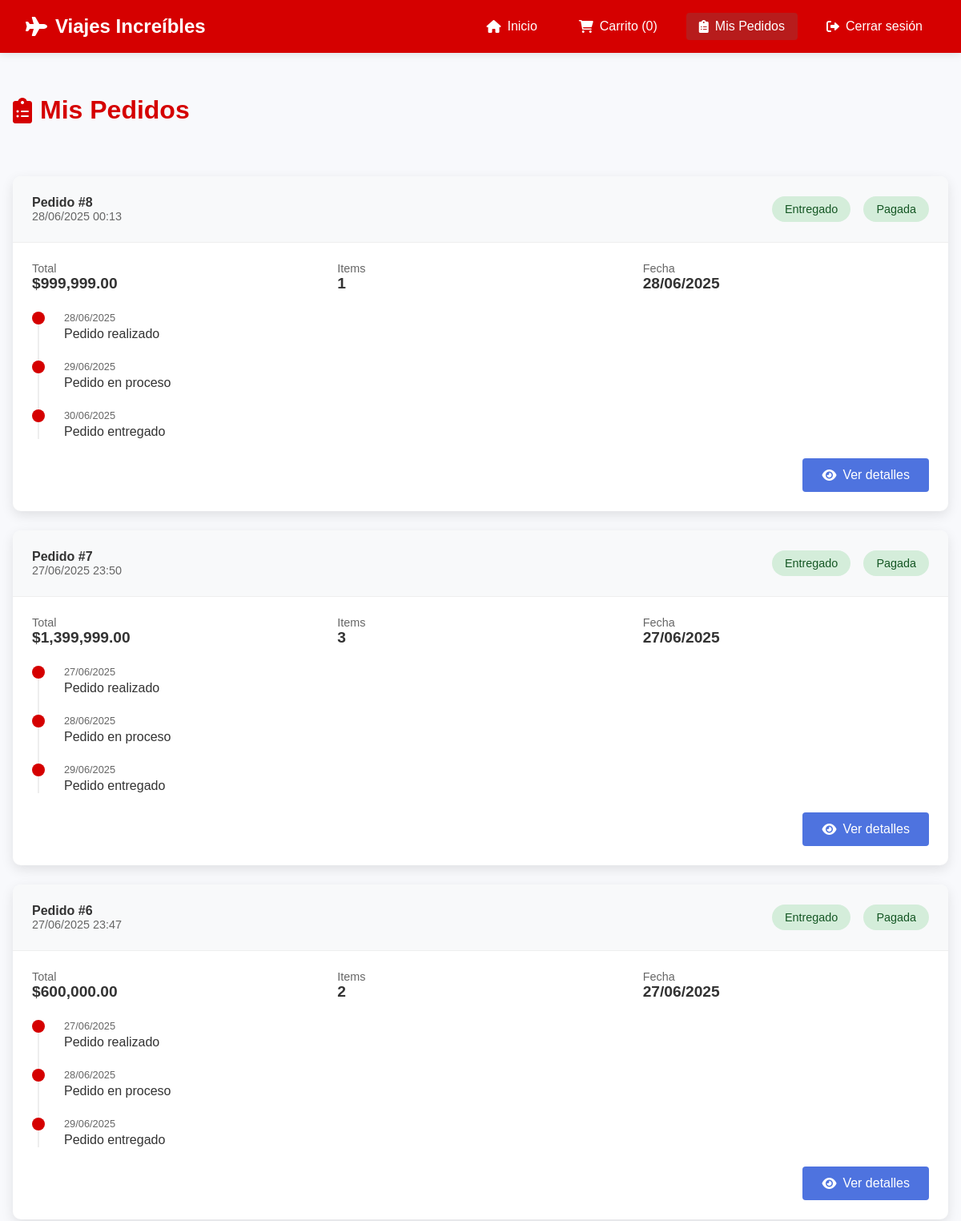
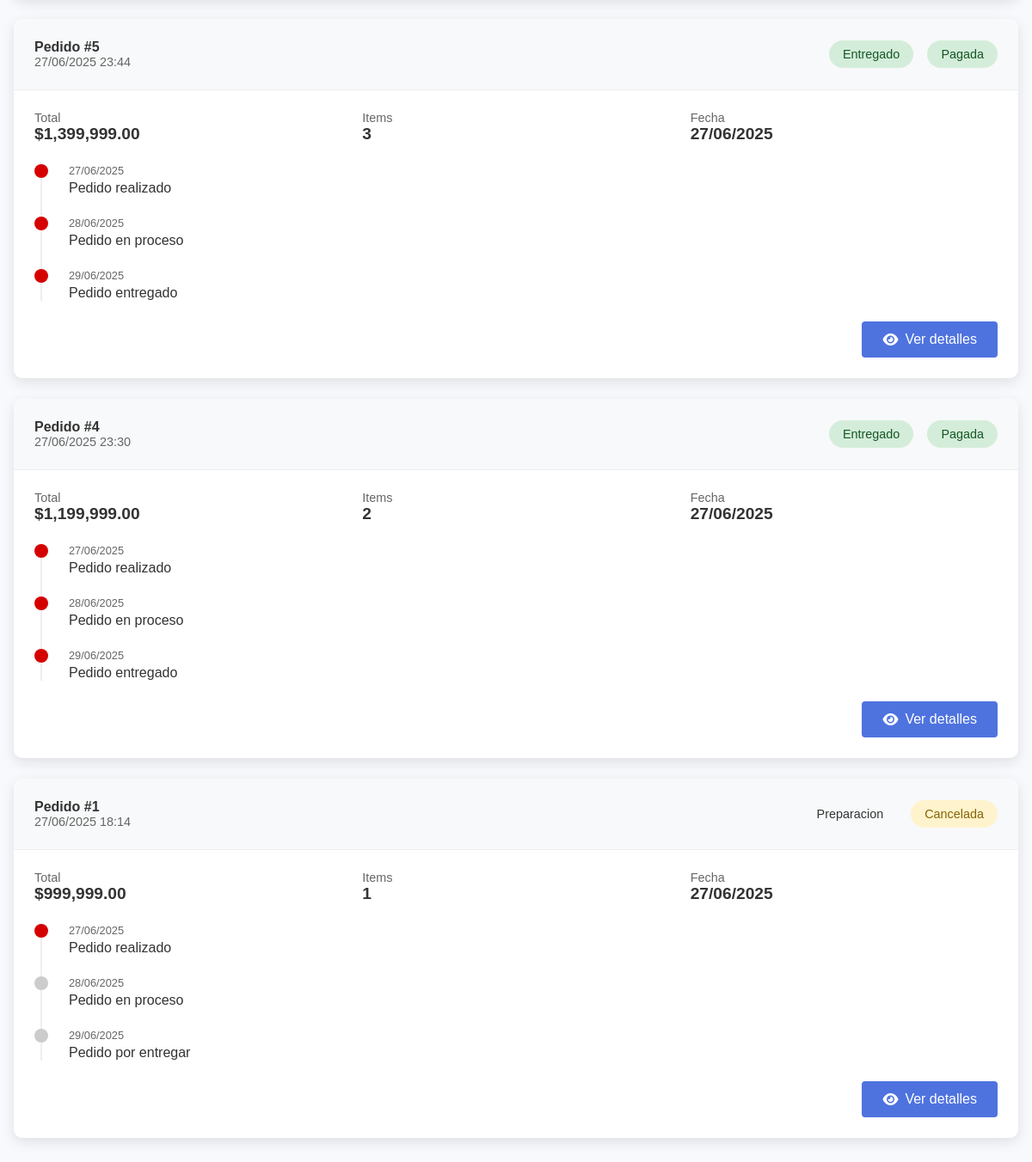
Page /mis_pedidos.php (signed in) on the committed database (2 pictures, top to bottom).
### tables this page shows
CREATE TABLE `compras` (
  `id` int(11) NOT NULL,
  `usuario_id` int(11) NOT NULL,
  `productos` text NOT NULL,
  `precio` decimal(10,2) NOT NULL,
  `fecha` datetime DEFAULT current_timestamp(),
  `estado_id` int(11) DEFAULT 1
);

CREATE TABLE `estados_pedido` (
  `id` int(11) NOT NULL,
  `nombre` varchar(50) NOT NULL,
  `descripcion` varchar(255) DEFAULT NULL
);

### mis_pedidos.php (the view, shortened to what this page needs)
<?php
require_once 'header.php';
$query = "SELECT c.id, c.fecha, e.nombre as estado,
                 COUNT(ci.id) as items_count,
                 SUM(ci.cantidad * ci.precio_unitario) as total,
                 f.estado as estado_pago
          FROM compras c
          JOIN estados_pedido e ON c.estado_id = e.id
          JOIN compra_items ci ON c.id = ci.compra_id
          JOIN facturas f ON c.id = f.compra_id
          WHERE c.usuario_id = ?
          GROUP BY c.id
          ORDER BY c.fecha DESC";
$stmt = $conexion->prepare($query);
$stmt->bind_param("i", $_SESSION['user_id']);
$stmt->execute();
$pedidos = $stmt->get_result()->fetch_all(MYSQLI_ASSOC);
?>
<!DOCTYPE html>
<html lang="es">
<head>
    <link rel="stylesheet" href="styles.css">
    <link rel="stylesheet" href="https://cdnjs.cloudflare.com/ajax/libs/font-awesome/6.0.0-beta3/css/all.min.css">
    <link rel="stylesheet" href="https://cdnjs.cloudflare.com/ajax/libs/animate.css/4.1.1/animate.min.css">
</head>
<body>
    <main class="orders-container">
        <div class="orders-header">
            <h1 class="orders-title animate__animated animate__fadeIn"><i class="fas fa-clipboard-list"></i> Mis Pedidos</h1>
        </div>
        <?php if (empty($pedidos)): ?>
            <div class="empty-orders animate__animated animate__fadeIn">
                <i class="fas fa-box-open"></i>
                <h2>No tienes pedidos registrados</h2>
                <p>¡Empieza a explorar nuestros paquetes y haz tu primera reserva!</p>
                <a href="home.php" class="btn btn-primary" style="margin-top: 1rem;">
                    <i class="fas fa-suitcase"></i> Ver paquetes
                </a>
            </div>
        <?php else: ?>
            <div class="orders-grid">
                <?php foreach ($pedidos as $pedido): ?>
                <div class="order-card animate__animated animate__fadeInUp">
                    <div class="order-header">
                        <div>
                            <div class="order-id">Pedido #<?= $pedido['id'] ?></div>
                            <div class="order-date"><?= date('d/m/Y H:i', strtotime($pedido['fecha'])) ?></div>
                        </div>
                        <div class="order-status">
                            <span class="status-badge status-<?= $pedido['estado'] ?>">
                                <?= ucfirst($pedido['estado']) ?>
                            </span>
                            <span class="status-badge <?= $pedido['estado_pago'] == 'pagada' ? 'status-entregado' : 'status-pendiente' ?>">
                                <?= ucfirst($pedido['estado_pago']) ?>
                            </span>
                        </div>
                    </div>
                    <div class="order-body">
                        <div class="order-summary">
                            <div class="summary-item">
                                <span class="summary-label">Total</span>
                                <span class="summary-value">$<?= number_format($pedido['total'], 2) ?></span>
                            </div>
                            <div class="summary-item">
                                <span class="summary-label">Items</span>
                                <span class="summary-value"><?= $pedido['items_count'] ?></span>
                            </div>
                            <div class="summary-item">
                                <span class="summary-label">Fecha</span>
                                <span class="summary-value"><?= date('d/m/Y', strtotime($pedido['fecha'])) ?></span>
                            </div>
                        </div>
                        <div class="timeline">
                            <div class="timeline-item">
                                <div class="timeline-dot"></div>
                                <div class="timeline-content">
                                    <div class="timeline-date"><?= date('d/m/Y', strtotime($pedido['fecha'])) ?></div>
                                    <div class="timeline-text">Pedido realizado</div>
                                </div>
                            </div>
                            <div class="timeline-item">
                                <div class="timeline-dot" style="background: <?= in_array($pedido['estado'], ['entregado', 'proceso']) ? '#d50000' : '#ccc' ?>"></div>
                                <div class="timeline-content">
                                    <div class="timeline-date"><?= date('d/m/Y', strtotime($pedido['fecha']) + 86400) ?></div>
                                    <div class="timeline-text">Pedido en proceso</div>
                                </div>
                            </div>
                            <div class="timeline-item">
                                <div class="timeline-dot" style="background: <?= $pedido['estado'] == 'entregado' ? '#d50000' : '#ccc' ?>"></div>
                                <div class="timeline-content">
                                    <div class="timeline-date"><?= date('d/m/Y', strtotime($pedido['fecha']) + 172800) ?></div>
                                    <div class="timeline-text">Pedido <?= $pedido['estado'] == 'entregado' ? 'entregado' : 'por entregar' ?></div>
                                </div>
                            </div>
                        </div>
                        <div class="order-actions">
                            <a href="detalle_pedido.php?id=<?= $pedido['id'] ?>" class="btn btn-primary">
                                <i class="fas fa-eye"></i> Ver detalles
                            </a>
                        </div>
                    </div>
                </div>
                <?php endforeach; ?>
            </div>
        <?php endif; ?>
    </main>
</body>
</html>

### styles.css (style rules this page uses)
:root { --primary: #d50000; --primary-dark: #b71c1c; --secondary: #4e73df; --success: #1cc88a; --warning: #f6c23e; --danger: #e74a3b; --light: #f8f9fc; --dark: #5a5c69; }
body { font-family: 'Nunito', sans-serif; background-color: #f8f9fc; margin: 0; padding: 0; color: #333; }
.btn { display: inline-flex; align-items: center; gap: 8px; padding: 0.5rem 1rem; border-radius: 4px; text-decoration: none; color: white; font-weight: 500; transition: all 0.3s; border: none; cursor: pointer; font-size: 0.9rem; }
.btn-primary { background-color: var(--secondary); }
.cart-container, .orders-container, .package-detail-container { max-width: 1200px; margin: 2rem auto; padding: 0 1rem; }
.cart-title, .orders-title { color: var(--primary); margin-bottom: 2rem; display: flex; align-items: center; gap: 10px; }
.order-card { background-color: white; border-radius: 8px; box-shadow: 0 4px 10px rgba(0,0,0,0.05); overflow: hidden; }
.order-header { display: flex; justify-content: space-between; align-items: center; padding: 1rem 1.5rem; background-color: #f9f9f9; border-bottom: 1px solid #eee; }
.order-id { display: flex; flex-direction: column; }
.order-date { font-size: 0.85rem; color: #777; }
.order-status { display: flex; gap: 10px; }
.status-badge, .payment-status { padding: 0.35rem 0.75rem; border-radius: 50px; font-size: 0.85rem; font-weight: 500; }
.status-pendiente { background-color: #f8f4e6; color: #8a6d3b; }
.status-entregado { background-color: #e8f5e9; color: #3d8b40; }
.order-body { padding: 1.5rem; }
.order-actions { display: flex; gap: 10px; justify-content: flex-end; }
.btn { padding: 0.75rem 1.5rem; border: none; border-radius: 4px; font-size: 1rem; cursor: pointer; transition: all 0.3s; display: inline-flex; align-items: center; gap: 8px; }

### mis_pedidos.php (style rules this page uses)
.orders-container { max-width: 1200px; margin: 2rem auto; padding: 0 1rem; }
.orders-header { display: flex; justify-content: space-between; align-items: center; margin-bottom: 2rem; }
.orders-title { color: #d50000; font-size: 2rem; }
.orders-grid { display: grid; gap: 1.5rem; }
.order-card { background: white; border-radius: 10px; box-shadow: 0 5px 15px rgba(0,0,0,0.1); overflow: hidden; transition: all 0.3s ease; animation: fadeInUp 0.5s; }
.order-header { background: #f8f9fa; padding: 1.5rem; display: flex; justify-content: space-between; align-items: center; border-bottom: 1px solid #eee; }
.order-id { font-weight: bold; color: #333; }
.order-date { color: #666; font-size: 0.9rem; }
.order-status { display: flex; gap: 1rem; }
.status-badge { padding: 0.5rem 1rem; border-radius: 50px; font-size: 0.9rem; font-weight: 500; }
.status-pendiente { background-color: #fff3cd; color: #856404; }
.status-entregado { background-color: #d4edda; color: #155724; }
.order-body { padding: 1.5rem; }
.order-summary { display: grid; grid-template-columns: repeat(auto-fit, minmax(200px, 1fr)); gap: 1.5rem; margin-bottom: 1.5rem; }
.summary-item { display: flex; flex-direction: column; }
.summary-label { font-size: 0.9rem; color: #666; }
.summary-value { font-size: 1.2rem; font-weight: bold; color: #333; }
.order-actions { display: flex; justify-content: flex-end; gap: 1rem; }
.timeline { position: relative; padding-left: 1.5rem; margin: 1.5rem 0; }
.timeline::before { content: ''; position: absolute; left: 7px; top: 0; bottom: 0; width: 2px; background: #eee; }
.timeline-item { position: relative; padding-bottom: 1.5rem; }
.timeline-item:last-child { padding-bottom: 0; }
.timeline-dot { position: absolute; left: -1.5rem; top: 0; width: 16px; height: 16px; border-radius: 50%; background: #d50000; }
.timeline-content { padding-left: 1rem; }
.timeline-date { font-size: 0.8rem; color: #666; }
.timeline-text { margin-top: 0.25rem; }

### rows in the picture
compras: id "8", fecha "28/06/2025 00:13", estado.nombre "Entregado", estado_pago "Pagada", total "999,999.00", items_count "1", fecha "28/06/2025", fecha "29/06/2025", fecha "30/06/2025", shows "entregado"
compras: id "7", fecha "27/06/2025 23:50", estado.nombre "Entregado", estado_pago "Pagada", total "1,399,999.00", items_count "3", fecha "27/06/2025", fecha "28/06/2025", fecha "29/06/2025", shows "entregado"
compras: id "6", fecha "27/06/2025 23:47", estado.nombre "Entregado", estado_pago "Pagada", total "600,000.00", items_count "2", fecha "27/06/2025", fecha "28/06/2025", fecha "29/06/2025", shows "entregado"
compras: id "5", fecha "27/06/2025 23:44", estado.nombre "Entregado", estado_pago "Pagada", total "1,399,999.00", items_count "3", fecha "27/06/2025", fecha "28/06/2025", fecha "29/06/2025", shows "entregado"
compras: id "4", fecha "27/06/2025 23:30", estado.nombre "Entregado", estado_pago "Pagada", total "1,199,999.00", items_count "2", fecha "27/06/2025", fecha "28/06/2025", fecha "29/06/2025", shows "entregado"
compras: id "1", fecha "27/06/2025 18:14", estado.nombre "Preparacion", estado_pago "Cancelada", total "999,999.00", items_count "1", fecha "27/06/2025", fecha "28/06/2025", fecha "29/06/2025", shows "por entregar"

### other values in the picture
$cantidad_carrito "0"
